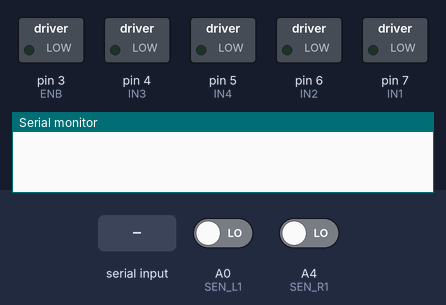
Recording of a sketch running on a simulated Arduino Uno, built with avr-gcc and run on an emulated ATmega328P. Parts: switched loads named in the sketch (green lamp = pin HIGH), the last lines printed to the serial monitor. The inputs (shaded band) are chosen by the test bench; at power-on: A0 (SEN_L1) LOW, A4 (SEN_R1) LOW. Pins used as bus, display or sensor lines are not drawn.

Above: at 1.2 s.
1.3 s: "F\n" received over the second serial link
At 2.1 s:
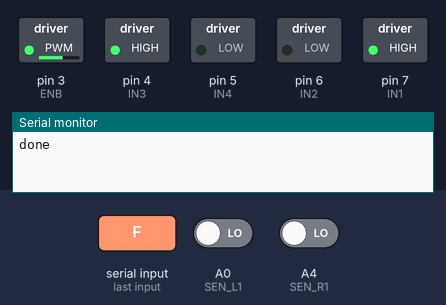
2.8 s: "B\n" received over the second serial link
At 3.4 s:
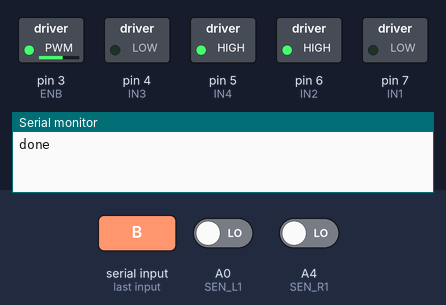
4.3 s: "V\n" received over the second serial link
At 6.0 s:
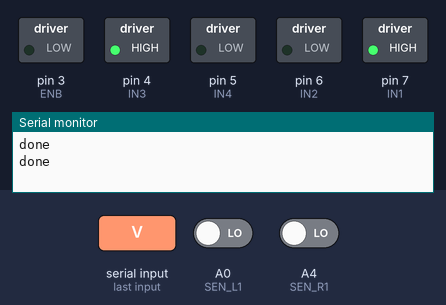
6.7 s: "L\n" received over the second serial link
At 7.2 s:
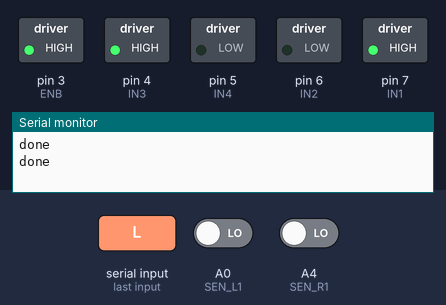
Timing chart, 0 to 9.7 s (numbered marks = the images above; inputs shaded):
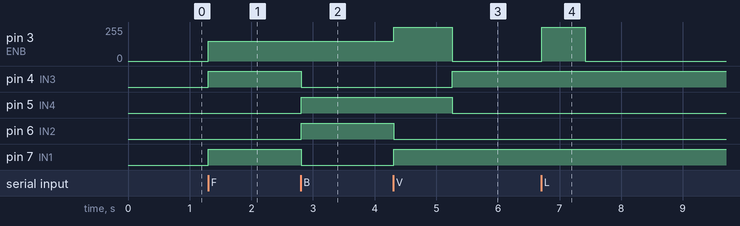

The sketch:

sen_ctrl_comb_V8.ino
```cpp
//在這個檔案裡，只要在serial上print出來並以'\n'為結尾的東西都會被傳送到藍牙，不知道為什麼，反正就是這樣
//例如，執行Serial.print(F("We will get A+\n"))，python就會接收到"We will get A+"這個str。
//Serial.println無法取代\n，但是會讓結尾多一個\r。
//現在的BT.py會截斷結尾的\r
//每次上傳板子時，須將藍芽模組的藍色接線從主機板拔除，否則會無法上傳

//馬達（車輪）
int ENA = 9;
int ENB = 3;
int IN1 = 7;
int IN2 = 6;
int IN3 = 4;
int IN4 = 5;

//紅外線偵測、循跡變數
int SEN_L1 = A0;
int SEN_L2 = A1;
int SEN_M = A2;
int SEN_R2 = A3;
int SEN_R1 = A4;
int index = 0;
bool tracing_mode = true;

//藍牙
int Rx = 0;
int Tx = 1;

//RFID
int RST_PIN = 9;
int SS_PIN = 10;

// 引入 SPI 程式庫 與 MFRC522 程式庫(RFID)
#include <SPI.h>
#include <MFRC522.h>


#include <SoftwareSerial.h>
MFRC522 *mfrc522;
SoftwareSerial BT(Rx,Tx);
char msg;

void setup() {
  // put your setup code here, to run once:

  pinMode(ENA, OUTPUT);
  pinMode(ENB, OUTPUT);
  pinMode(IN1, OUTPUT);
  pinMode(IN2, OUTPUT);
  pinMode(IN3, OUTPUT);
  pinMode(IN4, OUTPUT);
  pinMode(SEN_L1, INPUT);
  pinMode(SEN_L2, INPUT);
  pinMode(SEN_M, INPUT);
  pinMode(SEN_R2, INPUT);
  pinMode(SEN_R1, INPUT);
  Serial.begin(9600);
  SPI.begin();
  mfrc522 = new MFRC522(SS_PIN, RST_PIN);
  mfrc522->PCD_Init();
  BT.begin(9600);
  // Serial.println(F("Car ready\n")); // 傳送訊息以表示初始化完成。但是突然發現每次初始化都是剛上傳好藍牙還沒接上的時候，所以好像沒有用，就註解掉了
}

void MotorWriting(double VR,double VL) {
  if( VL >= 0) {
    digitalWrite(IN1, HIGH);
    digitalWrite(IN2, LOW);
  }else {
    VL = -VL;
    digitalWrite(IN1, LOW);
    digitalWrite(IN2, HIGH);
  }if (VR >= 0) {
    digitalWrite(IN3, HIGH);
    digitalWrite(IN4, LOW);
  }else {
    VR = -VR;
    digitalWrite(IN3, LOW);
    digitalWrite(IN4, HIGH);
  }
  analogWrite(ENA, VL);
  analogWrite(ENB, VR);
}
void Track() {
  //循跡模式內容
  if (digitalRead(SEN_M) == LOW){
    index=0;
  }
  else {
    index=50;
  }

  //抵達node
  if (digitalRead(SEN_L1) == HIGH && digitalRead(SEN_L2) == HIGH && digitalRead(SEN_M) == HIGH && digitalRead(SEN_R2) == HIGH && digitalRead(SEN_R1) == HIGH ){
    MotorWriting(255,255);
    delay(200);
    MotorWriting(0,0);
    tracing_mode = false; //跳出循跡模式
    Serial.println(F("done\n")); //「抵達node」的訊息: "done"

  }
  else if (digitalRead(SEN_R1) == LOW && digitalRead(SEN_L1) == LOW){    //黑:high 白:low
    //Serial.println("R1 = HIGH && L1 = HIGH");
    MotorWriting(150,150);
  }
  else if (digitalRead(SEN_R1) == HIGH && digitalRead(SEN_R2) == HIGH){
    //Serial.println("L1 = LOW && L2 = LOW");
    MotorWriting(50-index,200+index);
  }
  else if (digitalRead(SEN_R1) == HIGH){
    //Serial.println("L1 = LOW");
    MotorWriting(-200-index,200+index);
  }
  else if (digitalRead(SEN_L1) == HIGH && digitalRead(SEN_L2) == HIGH){
    //Serial.println("R1 = LOW && R2 = LOW");
    MotorWriting(200+index,50-index);
  }
  else if (digitalRead(SEN_L1) == HIGH){
    //Serial.println("R1 = LOW");
    MotorWriting(200+index,-200-index);
  }


}

void RFID() {
  //偵測UID並傳送至Python
  if(!mfrc522->PICC_IsNewCardPresent()) {
    return; //直接結束程式。我覺得沒必要用goto FuncEnd; by 廖
  }     //PICC_IsNewCardPresent()：是否感應到新的卡片?
  if(!mfrc522->PICC_ReadCardSerial()) {
    return;
  }      //PICC_ReadCardSerial()：是否成功讀取資料?
  Serial.print(F("RFID Detected: ")); //偵測到RFID的指令（的一半），還沒傳送出去

  /*讀出 UID 並回傳至Python*/
  byte *idPointer = mfrc522->uid.uidByte;   // 取得卡片的UID
  byte idSize = mfrc522->uid.size;   // 取得UID的長度
  for (int i=0; i<idSize; i++) {
    Serial.print(idPointer[i],HEX); // 以16進位制傳送
  }
  Serial.print('\n'); //發送。這裡發送出去的時候會多一個\n，老天鵝啊我不知道為什麼。總之不需要println了

  mfrc522->PICC_HaltA();                         // 讓卡片進入停止模式
  mfrc522->PCD_StopCrypto1();               // 停止 Crypto1
}

void loop() {
  RFID();
  // 若收到藍牙模組的資料，則執行指令內容
  // python執行迷宮路徑的計算並將指令傳送至車子
  // 指令列表：
  // 'F': (持續)前進，550毫秒後傳送"done"訊息
  // 'B': (持續)後退
  // 'V': 右迴轉
  // 'L': 左轉90度，完成後傳送"done"訊息
  // 'R': 右轉90度，完成後傳送"done"訊息
  // 'S': 停止
  // 'T': 回到循跡模式，直到抵達node或是接收到下一個指令
  if (BT.available()) {
    msg = BT.read();
    if (msg == 'F') {
      MotorWriting(150,150);
      while(digitalRead(SEN_R1) == HIGH || digitalRead(SEN_L1) == HIGH) {}
      Serial.println(F("done\n"));
    }
    if (msg == 'B') {
      MotorWriting(-150,-150);
    }
    if (msg == 'V') {
      MotorWriting(-255,255);
      delay(950);
      MotorWriting(0,0);
      Serial.println(F("done\n"));
    }
    if (msg == 'L') {
      MotorWriting(255,0);
      delay(700);
      MotorWriting(0,0);
      Serial.println(F("done\n"));
    }
    if (msg == 'R') {
      MotorWriting(0,255);
      delay(700);
      MotorWriting(0,0);
      Serial.println(F("done\n"));
    }
    if (msg == 'S') {
      MotorWriting(0,0);
    }
    if (msg == 'T') {
      tracing_mode = true;
        while (tracing_mode && !BT.available() ) {
          Track();

      }
    }

  }
}
```

Measured:
- after the input at 1.3 s, pin 3 (ENB): 0/255 → 150/255 at once; pin 4 (IN3), pin 7 (IN1): LOW → HIGH at once
- after the input at 2.8 s, pin 4 (IN3), pin 7 (IN1): HIGH → LOW at once; pin 5 (IN4), pin 6 (IN2): LOW → HIGH at once
- after the input at 4.3 s, pin 3 (ENB): 150/255 → 255/255 at once, → 0/255 0.95 s later; pin 4 (IN3): LOW → HIGH after 0.96 s; pin 5 (IN4): HIGH → LOW after 0.96 s; pin 6 (IN2): HIGH → LOW at once; pin 7 (IN1): LOW → HIGH at once
- after the input at 6.7 s, pin 3 (ENB): 0/255 → 255/255 at once, → 0/255 0.70 s later
